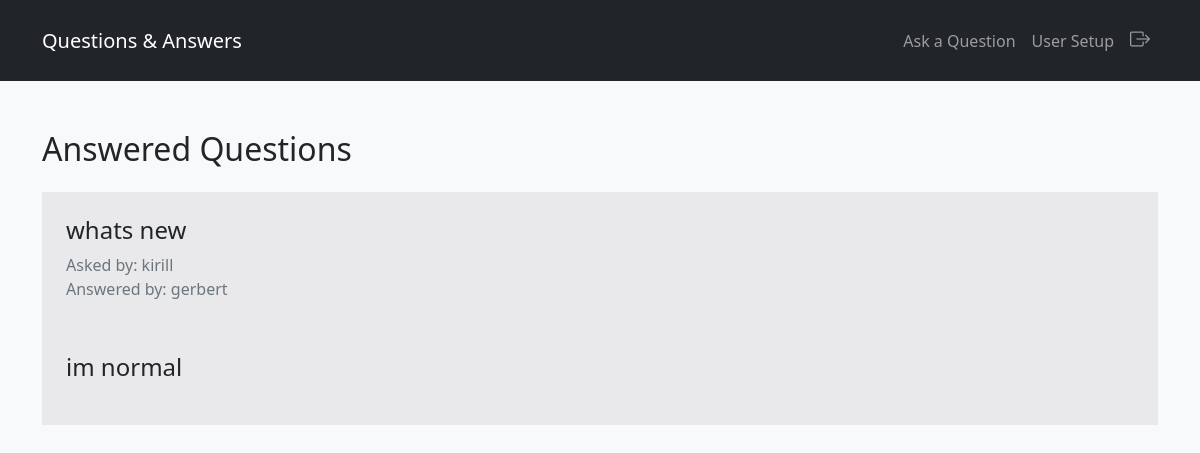
The app's page /answered_questions/9 (signed in) with its own data.
### tables this page shows
CREATE TABLE question (
    id integer primary key autoincrement,
    id_expert integer not null,
    id_user integer not null,
    text_question text not null,
    answer text
);

CREATE TABLE user (
    id integer primary key autoincrement,
    user_name text not null,
    password text not null,
    expert boolean not null,
    admin boolean not null
);

### app.py (the view)
@app.route("/answered_questions/<id_question>")
def answered_questions(id_question):
    user = user_session()
    db = get_db()
    cur = db.execute("""
                    SELECT asker.user_name AS asker_name, expert.user_name AS expert_name, question.id AS id, question.text_question as text, question.answer as answer
                    FROM question
                        JOIN user AS asker ON question.id_user = asker.id
                        JOIN user AS expert ON question.id_expert = expert.id
                    WHERE question.answer IS NOT NULL and question.id = (?);
                """, [id_question])
    question = cur.fetchone()
    if question:
        return render_template("answered_question.html", user=user, question=question)
    return redirect(url_for("home"))

### app.py (called while the page is built)
def user_session():
    user_data = None
    if "user" in session:
        db = get_db()
        cur = db.execute("""
            SELECT * FROM user
            WHERE user_name = (?);
        """, [session["user"]])
        user_data = cur.fetchone()
    return user_data

def connect_db():  # Подключение базы данных
    sql = sqlite3.connect("ask_db.db")
    sql.row_factory = sqlite3.Row
    return sql

def get_db():  # Получение базы данных
    if not hasattr(g, "sqlite3"):
        g.sqlite_db = connect_db()
    return g.sqlite_db

### templates/answered_question.html (shortened to what this page needs)
{% extends 'home.html' %}
{% block content %}
<h2 class="fw-light fs-2 mb-4">Answered Questions</h2>
<div class="d-flex flex-column">
    <div class="bg-dark p-4 " style="--bs-bg-opacity: .07;">
        <h4 class="fw-light fs-4">{{ question.text }}</h4>
        <span class="text-secondary">Asked by: {{ question.asker_name }}
        <br>
        Answered by: {{ question.expert_name }}</span>
        <p class="mt-5 fs-4">{{ question.answer }}</p>
    </div>
</div>
{% endblock %}

### static/style.css (style rules this page uses)
body::before { display: block; content: ""; height: 82px; }

### records on screen
question: text "whats new", answer "im normal"
user: asker_name "kirill"
user: expert_name "gerbert"
